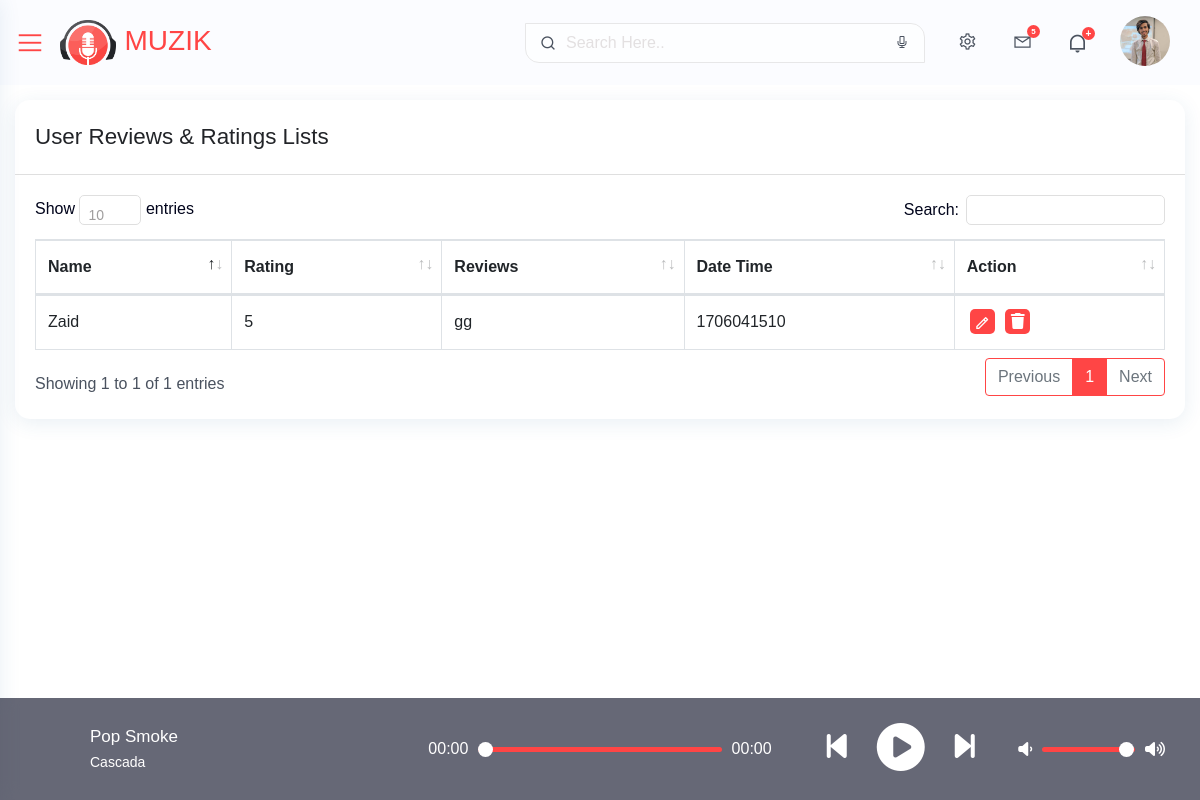
Page /admin-sound/user-reviews-ratings.php (signed in) on the earlier database version.
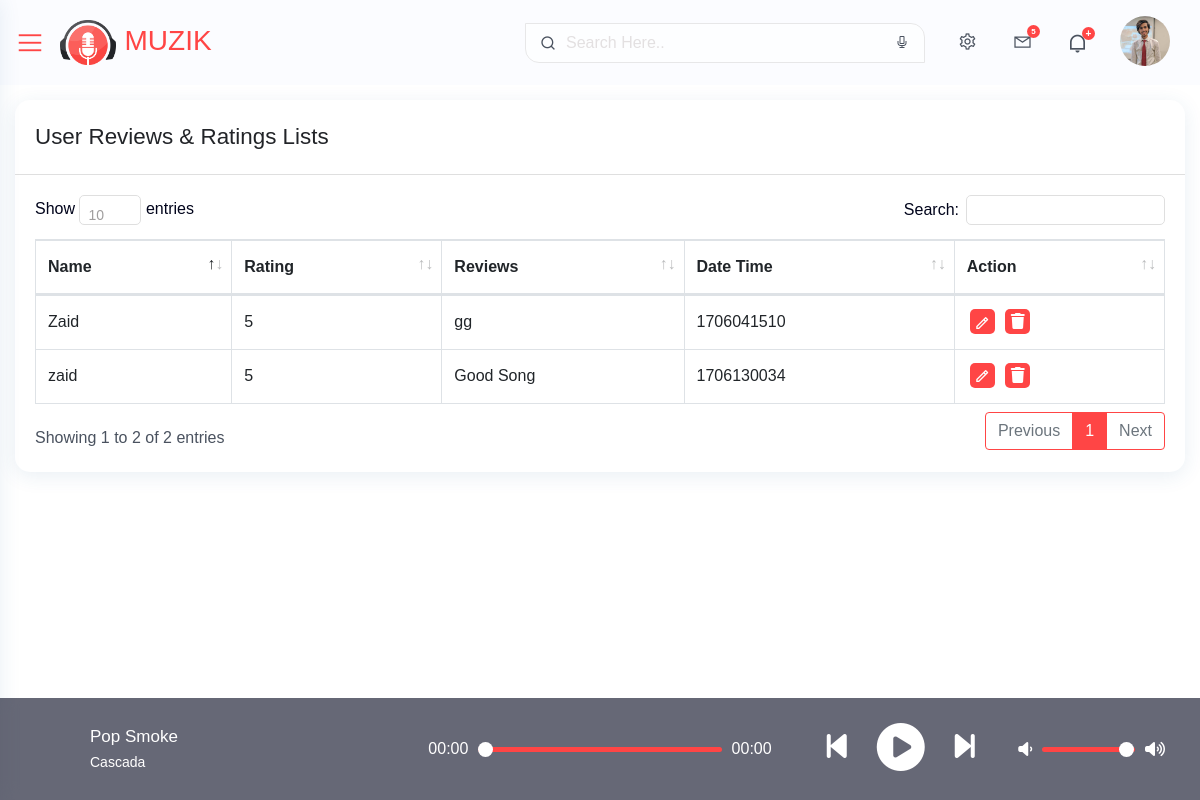
Same page on the later database version.
### tables this page shows
CREATE TABLE `review_table` (
  `review_id` int(11) NOT NULL,
  `user_name` varchar(255) NOT NULL,
  `user_rating` int(11) NOT NULL,
  `user_review` text NOT NULL,
  `datetime` int(11) NOT NULL
);

### admin-sound/user-reviews-ratings.php (the view, shortened to what this page needs)
<?php
include("includes/header.php");
include("includes/topnav.php");
?>
<link rel="stylesheet" href="css/dataTables.bootstrap4.min.css">
<div class="wrapper">
   <div id="content-page" class="content-page">
      <div class="container-fluid">
         <div class="row">
            <div class="col-sm-12">
               <div class="iq-card">
                  <div class="iq-card-header d-flex justify-content-between">
                     <div class="iq-header-title">
                        <h4 class="card-title">User Reviews & Ratings Lists</h4>
                     </div>
                  </div>
                  <div class="iq-card-body">
                     <div class="table-responsive">
                        <table class="data-tables table table-striped table-bordered" style="width:100%">
                           <thead>
                              <tr>
                                 <th>Name</th>
                                 <th>Rating</th>
                                 <th>Reviews</th>
                                 <th>Date Time</th>
                                 <th>Action</th>
                              </tr>
                           </thead>
                           <tbody>
                           <?php
                                 $fetch_review = "SELECT * FROM review_table";
                                 $fetch_result = mysqli_query($connection, $fetch_review);
                                 if(mysqli_num_rows($fetch_result) > 0){
                                    while($row = mysqli_fetch_assoc($fetch_result)){
                                 ?>
                                 <tr>
                                    <td><?php echo $row["user_name"] ?></td>
                                    <td><?php echo $row["user_rating"] ?></td>
                                    <td><?php echo $row["user_review"] ?></td>
                                    <td><?php echo $row["datetime"] ?></td>
                                    <td>
                                       <div class="flex align-items-center list-user-action">
                                          <a name="updated" class="bg-primary" data-toggle="tooltip" data-placement="top" title="" data-original-title="Edit" href="userlist-update.php?id=<?php echo $row['review_id'] ?>"><i class="ri-pencil-line"></i></a>
                                          <a class="bg-primary" data-toggle="tooltip" data-placement="top" title="" data-original-title="Trash" href="userlist-trash.php?u-id=<?php echo $row['review_id'] ?>"><i class="fas fa-trash"></i></a>
                                       </div>
                                    </td>
                                 </tr>
                                 <?php
                                      }
                                   }
                                 ?>
                           </tbody>
                        </table>
                     </div>
                  </div>
               </div>
            </div>
         </div>
      </div>
   </div>
</div>
<footer class="iq-footer">
   <div class="container-fluid">
      <div class="row">
         <div class="col-sm-12">
            <div class="player row">
               <div class="details col-6 col-sm-4 col-md-4 col-lg-4">
                  <div class="track-art"></div>
                  <div>
                     <div class="track-name">Pop Smoke </div>
                     <div class="track-artist">Cascada</div>
                  </div>
               </div>
               <div class="slider_container slider_music col-sm-5 col-md-4 col-lg-4">
                  <div class="current-time">00:00</div>
                  <input type="range" min="1" max="100" value="0" class="seek_slider" onchange="seekTo()">
                  <div class="total-duration">00:00</div>
               </div>
               <div class="buttons col-6  col-sm-3 col-md-2  col-lg-2">
                  <div class="prev-track" onclick="prevTrack()"><i class="fa fa-step-backward fa-2x"></i></div>
                  <div class="playpause-track" onclick="playpauseTrack()"><i class="fa fa-play-circle fa-3x"></i></div>
                  <div class="next-track" onclick="nextTrack()"><i class="fa fa-step-forward fa-2x"></i></div>
               </div>
               <div class="slider_container sound col-sm-6 col-md-2  col-lg-2">
                  <i class="fa fa-volume-down"></i>
                  <input type="range" min="1" max="100" value="99" class="volume_slider" onchange="setVolume()">
                  <i class="fa fa-volume-up"></i>
               </div>
            </div>
         </div>
      </div>
   </div>
</footer>
</body>
</html>

Differences in the rows shown:
added review_table: user_name "zaid", user_rating "5", user_review "Good Song", datetime "1706130034"
Other differences:
text written by a page script: "Show entries Search: Showing 1 to 1 of 1 entries Previous 1 Next" → "Show entries Search: Showing 1 to 2 of 2 entries Previous 1 Next"
